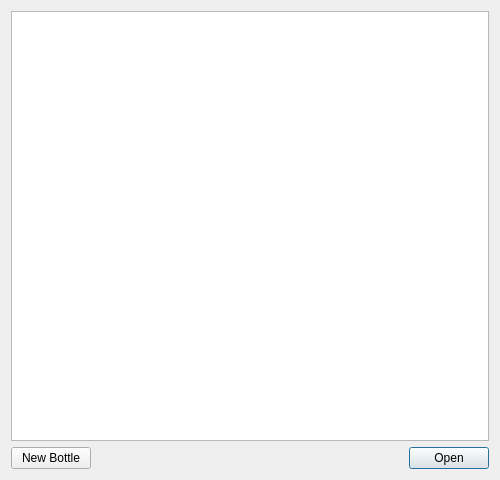
<?xml version="1.0" encoding="UTF-8"?>
<ui version="4.0">
 <class>BottleSelectorDialog</class>
 <widget class="QDialog" name="BottleSelectorDialog">
  <property name="geometry">
   <rect>
    <x>0</x>
    <y>0</y>
    <width>500</width>
    <height>480</height>
   </rect>
  </property>
  <property name="windowTitle">
   <string>Bottle Selector</string>
  </property>
  <layout class="QVBoxLayout" name="verticalLayout">
   <item>
    <layout class="QHBoxLayout" name="horizontalLayout">
     <item>
      <widget class="QListWidget" name="listWidget">
       <property name="font">
        <font>
         <pointsize>24</pointsize>
         <weight>75</weight>
         <bold>true</bold>
        </font>
       </property>
       <property name="iconSize">
        <size>
         <width>64</width>
         <height>64</height>
        </size>
       </property>
       <property name="spacing">
        <number>8</number>
       </property>
       <property name="viewMode">
        <enum>QListView::ListMode</enum>
       </property>
       <property name="wordWrap">
        <bool>true</bool>
       </property>
       <property name="currentRow">
        <number>-1</number>
       </property>
       <property name="sortingEnabled">
        <bool>true</bool>
       </property>
      </widget>
     </item>
    </layout>
   </item>
   <item>
    <layout class="QHBoxLayout" name="horizontalLayout_2">
     <item>
      <widget class="QPushButton" name="newBottleButton">
       <property name="text">
        <string>New Bottle</string>
       </property>
      </widget>
     </item>
     <item>
      <spacer name="horizontalSpacer">
       <property name="orientation">
        <enum>Qt::Horizontal</enum>
       </property>
       <property name="sizeHint" stdset="0">
        <size>
         <width>40</width>
         <height>20</height>
        </size>
       </property>
      </spacer>
     </item>
     <item>
      <widget class="QDialogButtonBox" name="buttonBox">
       <property name="orientation">
        <enum>Qt::Horizontal</enum>
       </property>
       <property name="standardButtons">
        <set>QDialogButtonBox::Open</set>
       </property>
       <property name="centerButtons">
        <bool>false</bool>
       </property>
      </widget>
     </item>
    </layout>
   </item>
  </layout>
 </widget>
 <resources/>
 <connections>
  <connection>
   <sender>buttonBox</sender>
   <signal>accepted()</signal>
   <receiver>BottleSelectorDialog</receiver>
   <slot>accept()</slot>
   <hints>
    <hint type="sourcelabel">
     <x>248</x>
     <y>254</y>
    </hint>
    <hint type="destinationlabel">
     <x>157</x>
     <y>274</y>
    </hint>
   </hints>
  </connection>
  <connection>
   <sender>buttonBox</sender>
   <signal>rejected()</signal>
   <receiver>BottleSelectorDialog</receiver>
   <slot>reject()</slot>
   <hints>
    <hint type="sourcelabel">
     <x>316</x>
     <y>260</y>
    </hint>
    <hint type="destinationlabel">
     <x>286</x>
     <y>274</y>
    </hint>
   </hints>
  </connection>
 </connections>
</ui>
